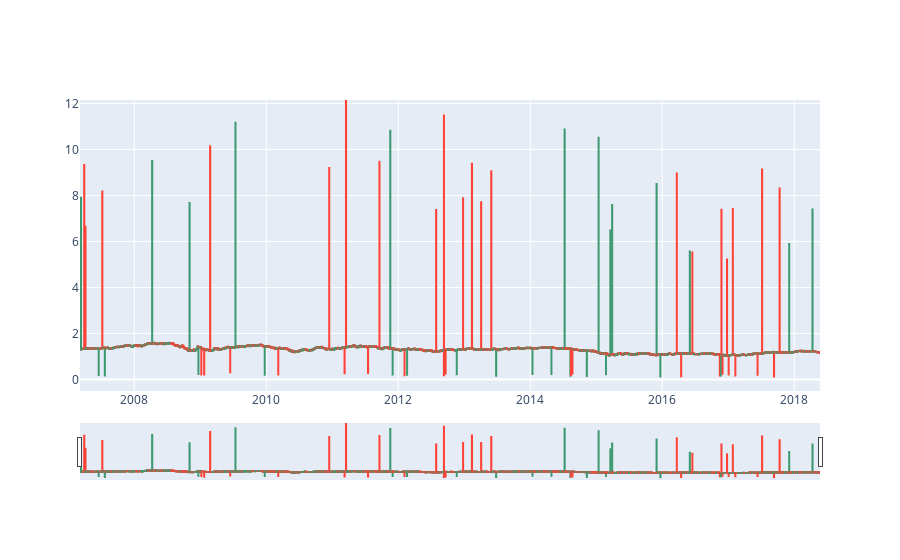

The notebook cell saved with this chart:
### Code cell
plot_candlestick(data)

### Figure 1 — Plotly figure (JSON) as saved in the notebook; plotly's stock layout.template omitted (floating-point values rounded to 4 significant figures; data arrays with more than 128 entries replaced by an {"elided": "..."} marker saying what was removed)
{"data": [{"close": {"elided": "3509 float values"}, "high": {"elided": "3509 float values"}, "low": {"elided": "3509 float values"}, "open": {"elided": "3509 float values"}, "type": "candlestick", "x": {"elided": "3509 str values"}}], "layout": {}}
